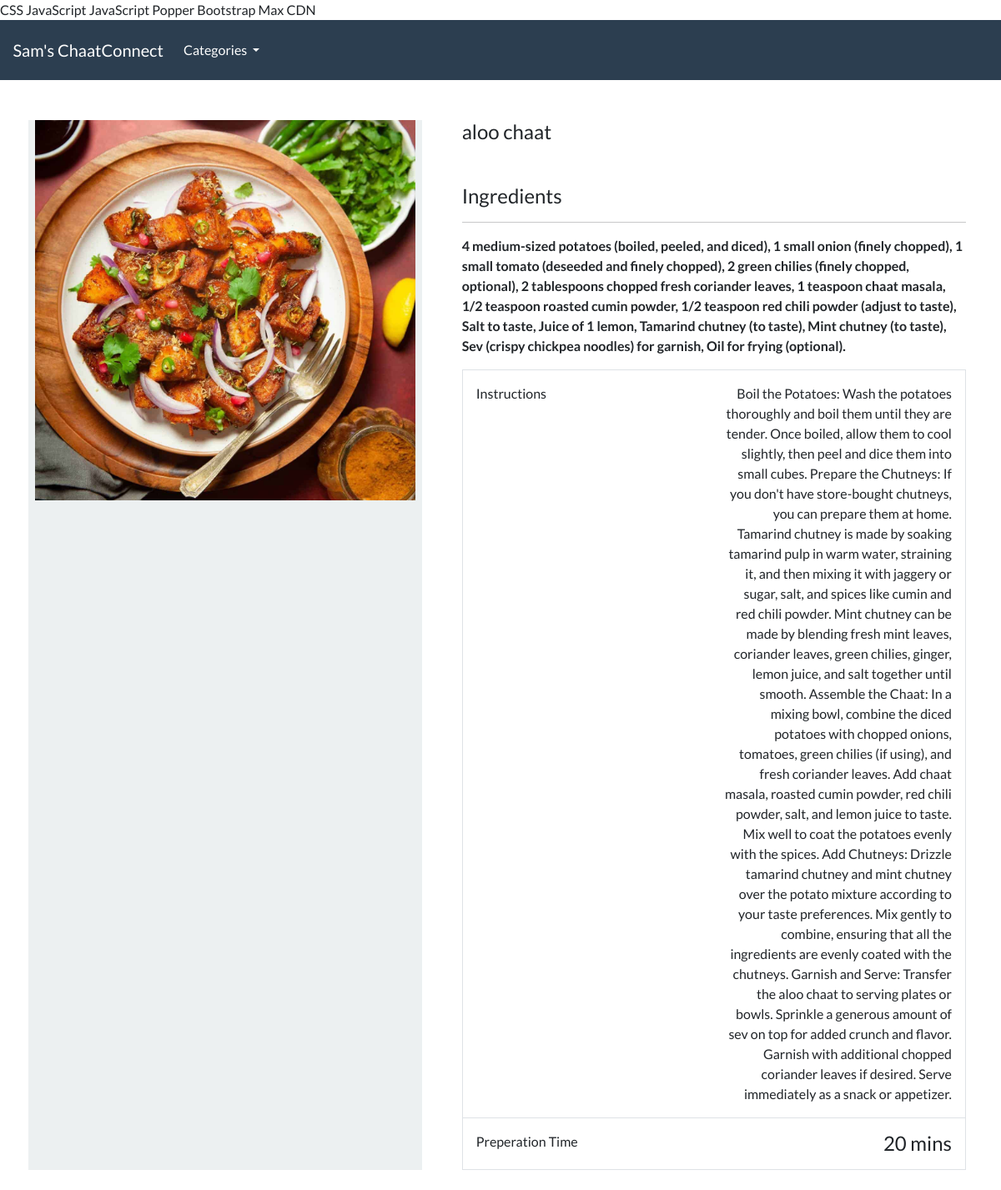
Page /product/aloo-chaat on the committed database.
### food/models.py (models this page shows, shortened)
class Product(models.Model):
    Category = models.ForeignKey(Category, related_name='product', on_delete=models.CASCADE, null=True)
    title = models.CharField(max_length= 250)
    slug = models.SlugField(max_length=250, unique=True)
    ingredients = models.TextField()
    instructions = models.TextField()
    prep_time = models.IntegerField(help_text='Preparation time in minutes')
    image = models.ImageField(upload_to='imagees/')
    class Meta:
        verbose_name_plural = 'Products'

### food/views.py (the view)
# urls.py: path('product/<slug:product_slug>', views.product_details, name='product-details'),
def product_details(request, product_slug):
    details = get_object_or_404(Product, slug=product_slug)
    product_details1 = {'productdetails': details}
    return render(request, 'food/product-details.html', product_details1)

### food/models.py (called while the page is built)
    def get_absolute_url(self):
        return reverse('list-category', args=[self.slug])

### food/views.py (called while the page is built)
def categories(request):
    all_categories = Category.objects.all()
    return {'all_categories': all_categories}

### food/templates/food/product-details.html (shortened to what this page needs)
{% extends "./base.html" %}
{% load static %}
{% block content %}
<div class="container">
    <main class="pt-5">
        <div class="row g-3">
            <div class="col-md-5 col-lg-5 order-md-first bg-light">
                <img class="img-fluid mx-auto d-block" alt="Product Image" src="{{ productdetails.image.url }}">
            </div>
            <div class="col-md-7 col-lg-7 ps-md-3 ps-lg-5">
                <h1 class="mb-0 h4">{{ productdetails.title }}</h1>
                <br>
                <br>
                <h2 class="mb-0 h4">Ingredients</h2>
                <hr>
                <strong>{{ productdetails.ingredients }}</strong>
                <br>
                <div class="border">
                    <div class="col border-bottom">
                        <div class="row p-3">
                            <div class="col-6"> Instructions </div>
                            <div class="col-6 text-end">{{productdetails.instructions}}</div>
                        </div>
                    </div>
                    <div class="col">
                        <div class="row p-3">
                            <div class="col-6"> Preperation Time </div>
                            <div class="col-6 text-end"><span class="h4 ">{{productdetails.prep_time}} mins</span></div>
                        </div>
                    </div>
                </div>
            </div>
        </div>
    </main>
    <br>
</div>
{% endblock %}

### rows in the picture
Product: image (picture), title "aloo chaat", ingredients "4 medium-sized potatoes (boiled, peeled, and diced), 1 small onion (finely chopped), 1 small tomato (deseeded and finely chopped), 2 green chilies (finely chopped, optional), 2 tablespoons chopped fresh coriander leaves, 1 teaspoon chaat masala, 1/2 teaspoon roasted cumin powder, 1/2 teaspoon red chili powder (adjust to taste), Salt to taste, Juice of 1 lemon, Tamarind chutney (to taste), Mint chutney (to taste), Sev (crispy chickpea noodles) for garnish, Oil for frying (optional).", instructions "Boil the Potatoes: Wash the potatoes thoroughly and boil them until they are tender. Once boiled, allow them to cool slightly, then peel and dice them into small cubes. Prepare the Chutneys: If you don't have store-bought chutneys, you can prepare them at home. Tamarind chutney is made by soaking tamarind pulp in warm water, straining it, and then mixing it with jaggery or sugar, salt, and spices like cumin and red chili powder. Mint chutney can be made by blending fresh mint leaves, coriander leaves, green chilies, ginger, lemon juice, and salt together until smooth. Assemble the Chaat: In a mixing bowl, combine the diced potatoes with chopped onions, tomatoes, green chilies (if using),…", prep_time "20"
